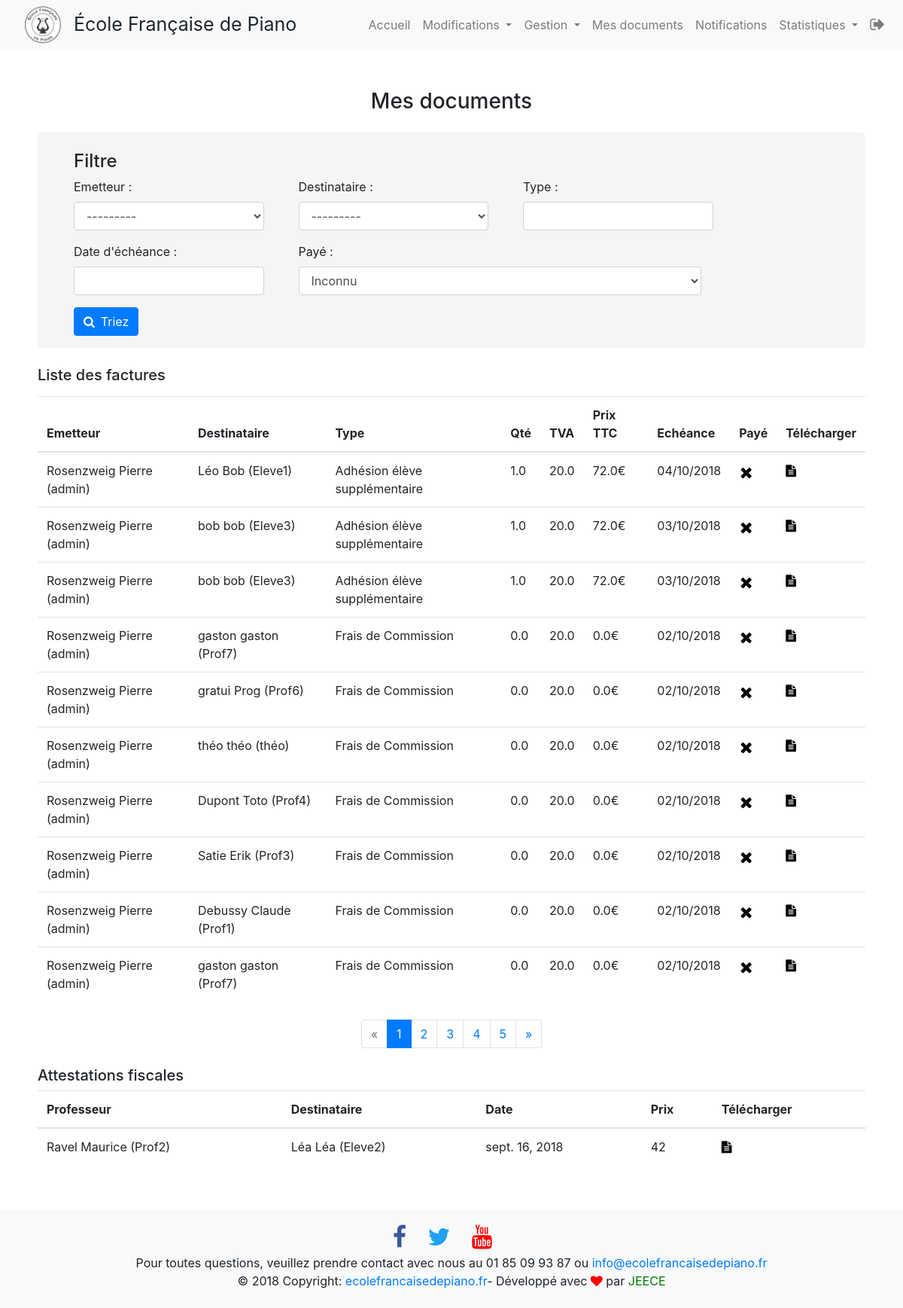
The page /intranet/documents (signed in) on the database as committed earlier.
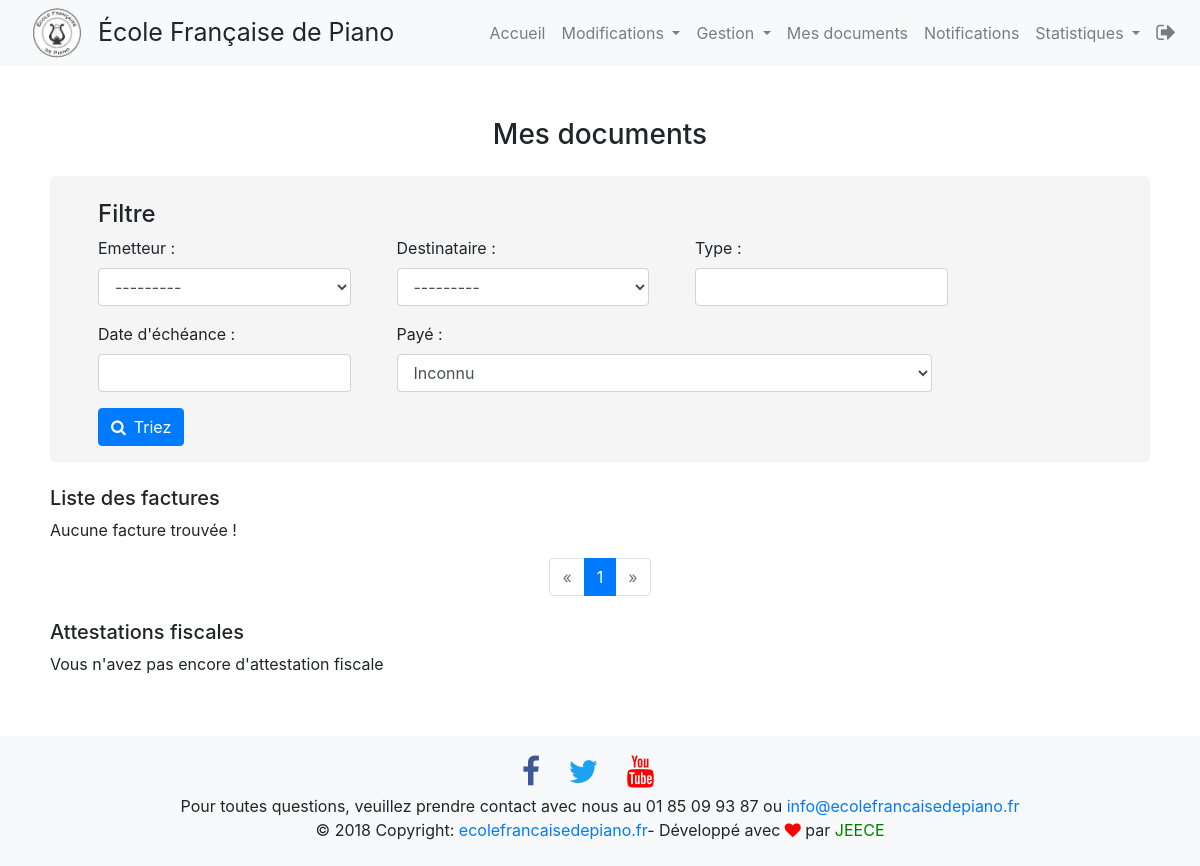
The same page on the database as committed later.
### intranet/models.py (models this page shows)
class Facture(models.Model):
    to_user = models.ForeignKey(User, related_name='User_who_received_the_bill', on_delete=models.DO_NOTHING, default=None,verbose_name='Destinataire')
    from_user = models.ForeignKey(User, related_name='User_who_send_the_bill', on_delete=models.DO_NOTHING,default=None,verbose_name='Emetteur')
    tva = models.FloatField(default=None)
    price_ht = models.FloatField(default=None)
    price_ttc = models.FloatField(default=None)
    object = models.CharField(max_length=60,default=None)
    object_qt = models.FloatField(default=None)
    h_qt = models.FloatField(default=1,null=True, blank=True)
    type = models.CharField(max_length=60,default=None)
    created = models.DateField(default=timezone.now, verbose_name='date d\'émission')
    last = models.DateField(default=seven_more_days, verbose_name='date d\'échéance')
    is_paid = models.BooleanField(default=False,verbose_name='Payé')
    facture_name = models.CharField(max_length=60,default=None, null=True, blank=True,verbose_name="Nom") # NomEmmeteur_NomDest_ID
    nb_facture = models.IntegerField(default=1)
    to_user_firstname = models.CharField(max_length=60,default=None, null=True,blank=True)
    to_user_lastname = models.CharField(max_length=60,default=None, null=True,blank=True)
    to_user_address = models.CharField(max_length=60,default=None, null=True,blank=True)
    to_user_city = models.CharField(max_length=60,default=None, null=True,blank=True)
    to_user_zipcode = models.CharField(max_length=60,default=None, null=True,blank=True)
    to_user_siret = models.CharField(max_length=21, default='SIRET', null=True,blank=True)
    to_user_sap = models.CharField(max_length=11, default='SAP', null=True,blank=True)
    from_user_firstname = models.CharField(max_length=60, default=None, null=True,blank=True)
    from_user_lastname = models.CharField(max_length=60, default=None, null=True,blank=True)
    from_user_address = models.CharField(max_length=60, default=None, null=True,blank=True)
    from_user_city = models.CharField(max_length=60, default=None, null=True,blank=True)
    from_user_zipcode = models.CharField(max_length=60, default=None, null=True,blank=True)
    from_user_siret = models.CharField(max_length=21, default='SIRET', null=True,blank=True)
    from_user_sap = models.CharField(max_length=11, default='SAP', null=True,blank=True)
    admin_address = models.CharField(max_length=60, default=None, null=True, blank=True)
    admin_zipcode = models.CharField(max_length=60, default=None, null=True, blank=True)
    admin_city = models.CharField(max_length=60, default=None, null=True, blank=True)

class Attestation(models.Model):
    to_user = models.ForeignKey(User, related_name='User_student', on_delete=models.DO_NOTHING,verbose_name="Destinataire")
    from_user = models.ForeignKey(User, related_name='User_professor', on_delete=models.DO_NOTHING,verbose_name="Emetteur")
    price = models.SmallIntegerField(verbose_name="Prix")
    nb_cours = models.SmallIntegerField(default=None, null=True, blank=True,verbose_name="Nombre de cours")
    created = models.DateField(default=timezone.now, verbose_name='date d\'émission')
    last = models.DateField(default=one_more_year, verbose_name='date d\'échéance')
    h_qt = models.FloatField(default=None,null=True, blank=True)
    nb_adh = models.IntegerField(default=1)
    to_user_firstname = models.CharField(max_length=60, default=None, null=True, blank=True)
    to_user_lastname = models.CharField(max_length=60, default=None, null=True, blank=True)
    to_user_address = models.CharField(max_length=60, default=None, null=True, blank=True)
    to_user_city = models.CharField(max_length=60, default=None, null=True, blank=True)
    to_user_zipcode = models.CharField(max_length=60, default=None, null=True, blank=True)
    to_user_siret = models.CharField(max_length=21, default='SIRET', null=True, blank=True)
    to_user_sap = models.CharField(max_length=11, default='SAP', null=True, blank=True)
    from_user_firstname = models.CharField(max_length=60, default=None, null=True, blank=True)
    from_user_lastname = models.CharField(max_length=60, default=None, null=True, blank=True)
    from_user_address = models.CharField(max_length=60, default=None, null=True, blank=True)
    from_user_city = models.CharField(max_length=60, default=None, null=True, blank=True)
    from_user_zipcode = models.CharField(max_length=60, default=None, null=True, blank=True)
    from_user_siret = models.CharField(max_length=21, default='SIRET', null=True, blank=True)
    from_user_sap = models.CharField(max_length=11, default='SAP', null=True, blank=True)
    admin_address = models.CharField(max_length=60, default=None, null=True, blank=True)
    admin_zipcode = models.CharField(max_length=60, default=None, null=True, blank=True)
    admin_city = models.CharField(max_length=60, default=None, null=True, blank=True)

### intranet/views.py (the view, shortened to what this page needs)
# urls.py: path('documents', views.documents, name='documents'),
@login_required
@user_passes_test(lambda u: u.userprofile.is_adherent)
def documents(request):
    nots = nb_new_notifs(request.user)
    admin = User.objects.get(is_superuser=True)
    if request.user.is_superuser:
        factures_all = Facture.objects.all().order_by('-pk')
        attestation_list = Attestation.objects.all().order_by('-pk')
        filter = FactureFilter(request.GET, queryset=factures_all)
        page = request.GET.get('page', 1)
        paginator = Paginator(filter.qs, 10)
        current_path = request.get_full_path()
        new_current_path = re.sub(r'&page=\d+', '', current_path)
        try:
            filter_page = paginator.page(page)
        except PageNotAnInteger:
            filter_page = paginator.page(1)
        except EmptyPage:
            filter_page = paginator.page(paginator.num_pages)
    user = User.objects.get(id=request.user.id)
    return render(request, 'intranet/documents.html', locals())

### intranet/templates/intranet/documents.html (shortened to what this page needs)
{% extends 'intranet/base.html' %}
{% block nav_bar %}
{% include 'intranet/nav_bar.html' with nots=nots %}
{% endblock nav_bar %}
{% load intranet_extras %}
{% load widget_tweaks %}
{% block content %}
 <div class="container container_extras">
     <h3 class="text-center mt-2 mb-4"> Mes documents</h3>
    {% if user.is_superuser %}
     <form method="get">
        <div class="well" style="background: #f5f5f5;border-radius:5px 5px;">
            <h4 class="pt-4 mx-5">Filtre</h4>
            <div class="row">
            <div class="form-group col-sm-4 col-md-3 ml-5 mr-2">
                {{ filter.form.from_user.label_tag }}
                {% render_field filter.form.from_user class="form-control" %}
            </div>
            <div class="form-group col-sm-4 col-md-3 mx-2">
                {{ filter.form.to_user.label_tag }}
                {% render_field filter.form.to_user class="form-control" %}
            </div>
            <div class="form-group col-sm-4 col-md-3 mx-2">
                {{ filter.form.type.label_tag }}
                {% render_field filter.form.type class="form-control" %}
            </div>
            <div class="form-group col-sm-4 col-md-3 ml-5 mr-2">
                {{ filter.form.last.label_tag }}
                {% render_field filter.form.last class="form-control" %}
            </div>
            <div class="form-group col-sm-8 col-md-6 mx-2">
                {{ filter.form.is_paid.label_tag }}
                {% render_field filter.form.is_paid class="form-control" %}
            </div>
          </div>
          <button type="submit" class="btn btn-primary ml-5 mb-3">
              <span><i class="fa fa-search mr-2"></i>Triez</span>
          </button>
        </div>
     </form>
        <h5 class="my-2 mt-4">Liste des factures</h5>
        {% include 'intranet/factures.html' with factures_list=filter_page %}
        {% include 'intranet/paginator.html' with page_obj=filter_page path=new_current_path %}
    {% endif %}
     <h5 class="my-2">Attestations fiscales</h5>
     {% if attestation_list %}
        <table class="table table-hover">
            <thead>
                <tr>
                <th>Professeur</th>
                <th>Destinataire</th>
                <th>Date</th>
                <th>Prix</th>
                <th>Télécharger</th>
                </tr>
            </thead>
            <tbody>
            {% for att in attestation_list %}
            <tr>
                 <td>{{att.from_user}}</td>
                 <td>{{att.to_user}}</td>
                 <td>{{att.created}}</td>
                 <td>{{att.price}}</td>
                <td><a target="_blank" href="{% url 'intranet:gen_attest_pdf' fac_id=att.pk %}"><i class="fa fa-file-text white-text" style="color: black;padding: 0;"></i></a></td>
            </tr>
            </tbody>
            {% endfor %}
        </table>
     {% else %}
     <p>Vous n'avez pas encore d'attestation fiscale</p>
     {% endif %}
 </div>
{% endblock content %}
{% block footer %}
{% include 'intranet/footer.html' %}
{% endblock footer %}

### intranet/templates/intranet/factures.html
{% load static %}
{% load staticfiles %}
{% load intranet_extras %}
{% if factures_list %}
    <div class="table-responsive py-2">
        <table class="table table-hover">
            <thead>
                <tr>
                <th>Emetteur</th>
                <th>Destinataire</th>
                <th>Type</th>
                <th>Qté</th>
                <th>TVA</th>
                <th>Prix TTC</th>
                <th>Echéance</th>
                <th>Payé</th>
                <th>Télécharger</th>
                </tr>
            </thead>
            <tbody>
                {% for facture in factures_list %}
                <tr>
                <td>{{ facture.from_user }}</td>
                <td>{{ facture.to_user }}</td>
                <td>{{ facture.type }}</td>
                <td>{{ facture.object_qt }}</td>
                <td>{{ facture.tva }}</td>
                <td>{{ facture.price_ttc }}€</td>
                <td>{{ facture.last|date:"d/m/Y"  }}</td>
                    {% if facture.is_paid %}
                    <td>
                         <a class="li-ic btn" style="color: black;cursor: default;padding: 0;">
                            <i class="fa fa-check fa-lg white-text" style="color: black;cursor: default;padding: 0;"></i>
                         </a>
                     </td>
                    {% else %}
                    <td>
                        <a class="li-ic btn" style="color: black;cursor: default;padding: 0;">
                            <i class="fa fa-times fa-lg white-text" style="color: black;cursor: default;padding: 0;"></i>
                        </a>
                     </td>
                    {% endif %}
                <td><a target="_blank" href="{% url 'intranet:gen_pdf' fac_id=facture.pk %}"><i class="fa fa-file-text white-text" style="color: black;padding: 0;"></i></a></td>
                </tr>
                {% endfor %}
            </tbody>
        </table>
    </div>
{% else %}
<p> Aucune facture trouvée !</p>
{% endif %}

Rows that differ between the two databases and show on the page:
removed Facture: from_user "Rosenzweig Pierre (admin)", to_user "Léo Bob (Eleve1)", type "Adhésion élève supplémentaire", object_qt "1.0", tva "20.0", price_ttc "72.0", last "04/10/2018"
removed Facture: from_user "Rosenzweig Pierre (admin)", to_user "bob bob (Eleve3)", type "Adhésion élève supplémentaire", object_qt "1.0", tva "20.0", price_ttc "72.0", last "03/10/2018"
removed Facture: from_user "Rosenzweig Pierre (admin)", to_user "bob bob (Eleve3)", type "Adhésion élève supplémentaire", object_qt "1.0", tva "20.0", price_ttc "72.0", last "03/10/2018"
removed Facture: from_user "Rosenzweig Pierre (admin)", to_user "gaston gaston (Prof7)", type "Frais de Commission", object_qt "0.0", tva "20.0", price_ttc "0.0", last "02/10/2018"
removed Facture: from_user "Rosenzweig Pierre (admin)", to_user "gratui Prog (Prof6)", type "Frais de Commission", object_qt "0.0", tva "20.0", price_ttc "0.0", last "02/10/2018"
removed Facture: from_user "Rosenzweig Pierre (admin)", to_user "théo théo (théo)", type "Frais de Commission", object_qt "0.0", tva "20.0", price_ttc "0.0", last "02/10/2018"
removed Facture: from_user "Rosenzweig Pierre (admin)", to_user "Dupont Toto (Prof4)", type "Frais de Commission", object_qt "0.0", tva "20.0", price_ttc "0.0", last "02/10/2018"
removed Facture: from_user "Rosenzweig Pierre (admin)", to_user "Satie Erik (Prof3)", type "Frais de Commission", object_qt "0.0", tva "20.0", price_ttc "0.0", last "02/10/2018"
removed Facture: from_user "Rosenzweig Pierre (admin)", to_user "Debussy Claude (Prof1)", type "Frais de Commission", object_qt "0.0", tva "20.0", price_ttc "0.0", last "02/10/2018"
removed Facture: from_user "Rosenzweig Pierre (admin)", to_user "gaston gaston (Prof7)", type "Frais de Commission", object_qt "0.0", tva "20.0", price_ttc "0.0", last "02/10/2018"
removed Attestation: from_user "Ravel Maurice (Prof2)", to_user "Léa Léa (Eleve2)", created "sept. 16, 2018", price "42"
Other text that changed with them:
text no longer shown: "Emetteur Destinataire Type Qté TVA Prix TTC Echéance Payé Télécharger Professeur Destinataire Date Prix Télécharger"
text now shown: "Aucune facture trouvée ! Vous n'avez pas encore d'attestation fiscale"
list line gone: "2"
list line gone: "3"
list line gone: "4"
list line gone: "5"
